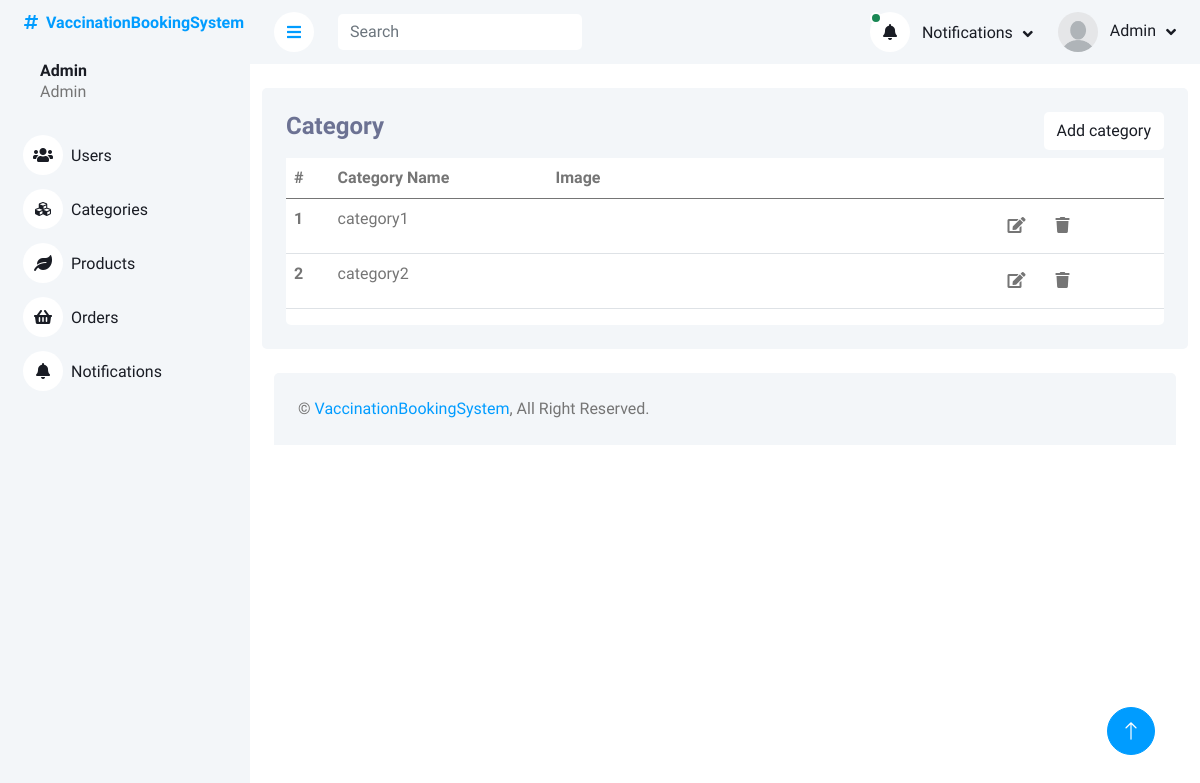
Before: /adminPanel/category.php with the older database file.
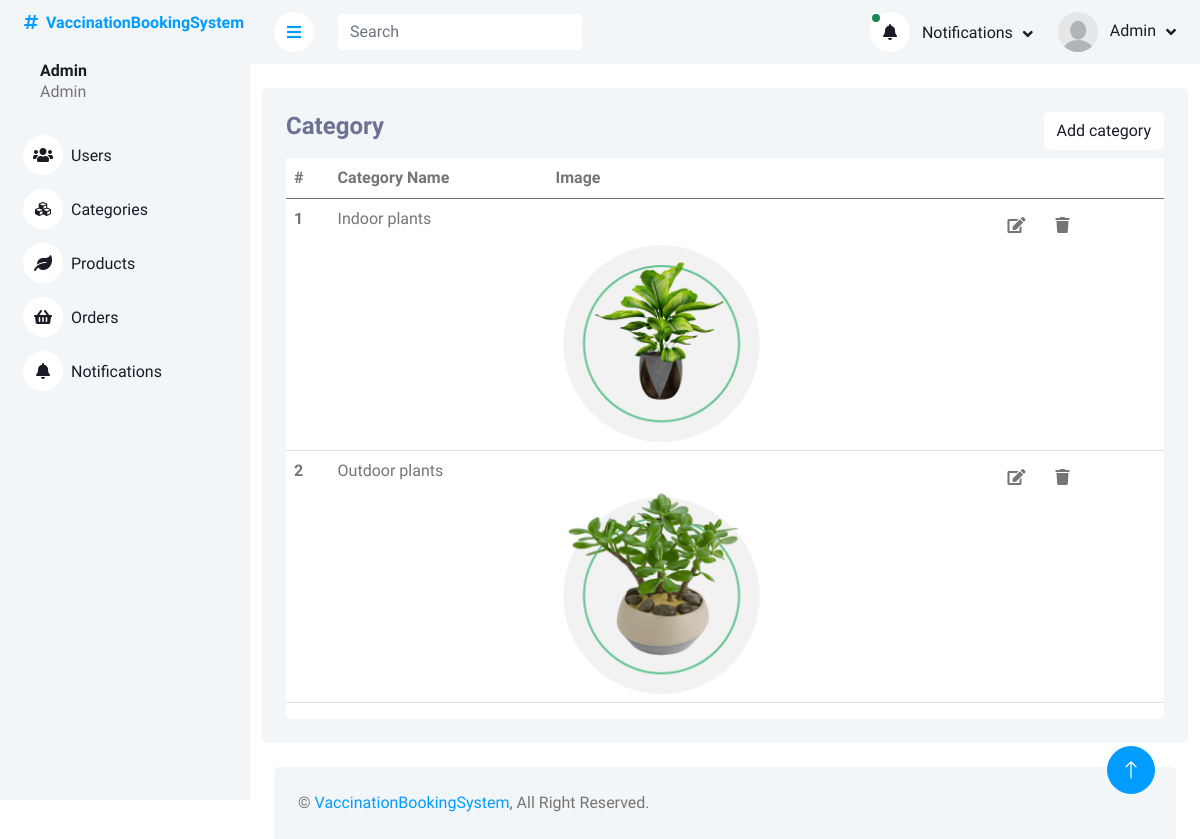
After: the same page with the newer database file.
### tables this page shows
CREATE TABLE `categories` (
  `categoryID` int(11) NOT NULL,
  `categoryName` varchar(225) DEFAULT NULL,
  `categoryImage` varchar(225) DEFAULT NULL
);

### adminPanel/category.php (the view, shortened to what this page needs)
<?php
include_once('header_admin.php');
?>
<div class="container pt-4">
    <div class="bg-light rounded p-4">
        <div class="row">
            <div class="col-12">
                <div class="bg-white rounded h-100 ">
                    <div class="d-flex bg-light justify-content-between">
                        <h4>Category</h4>
                        <button type="button" class="btn text-dark  bg-white mb-2 insert" data-bs-toggle="modal"
                            data-bs-target="#insert-category-modal" name="insertCategory">Add category
                        </button>
                    </div>
                    <div class="table-responsive bg- ">
                        <table class="table">
                            <thead>
                                <tr>
                                    <th scope="col">#</th>
                                    <th scope="col">Category Name</th>
                                    <th scope="col">Image</th>
                                    <th scope="col"> </th>
                                </tr>
                            </thead>
                            <tbody>
                                <?php
                        $query = $pdo->query("SELECT * FROM categories");
                        $result = $query->fetchAll(PDO::FETCH_ASSOC);
                        foreach($result as $row){
                        ?>
                                <tr class="tr-row">
                                    <th scope="row">
                                        <?php echo $row['categoryID'] ?>
                                    </th>
                                    <td>
                                        <?php echo $row['categoryName'] ?>
                                    </td>
                                    <td style="width: 50%;">
                                        <img src="adminImages/<?php echo $row['categoryImage'] ?>" width="50%" alt="">
                                    </td>
                                    <td class="">
                                        <button class="btn btn-white edit-btn " data-bs-toggle="modal"
                                            data-bs-target="#update-category-modal<?php echo $row['categoryID']  ?>">
                                            <i class="fa fa-edit"></i>
                                        </button>
                                        <button class="btn btn-white" data-bs-toggle="modal"
                                            data-bs-target="#delete-category-modal<?php echo $row['categoryID']  ?>">
                                            <i class="fa fa-trash"></i>
                                        </button>
                                    </td>
                                </tr>
                                <?php
                        };
                                       ?>
                            </tbody>
                        </table>
                    </div>
                </div>
            </div>
        </div>
    </div>
</div>
<?php
include('footer.php');
?>

### adminPanel/header_admin.php (shortened to what this page needs)
<?php
include("php/query.php");
?>
<!DOCTYPE html>
<html lang="en">
<head>
    <link href="https://cdnjs.cloudflare.com/ajax/libs/font-awesome/5.10.0/css/all.min.css" rel="stylesheet">
    <link href="https://cdn.jsdelivr.net/npm/bootstrap-icons@1.4.1/font/bootstrap-icons.css" rel="stylesheet">
    <link href="lib/owlcarousel/assets/owl.carousel.min.css" rel="stylesheet">
    <link href="lib/tempusdominus/css/tempusdominus-bootstrap-4.min.css" rel="stylesheet" />
    <link href="css/bootstrap.min.css" rel="stylesheet">
    <link href="css/style.css" rel="stylesheet">
</head>
<body>
    <div class="container-xxl position-relative bg-white d-flex p-0">
        <div class="sidebar pe-4 pb-3">
            <nav class="navbar bg-light navbar-light">
                <a href="index.html" class="navbar-brand mx-4 mb-3">
                    <h6 class="text-primary"><i class="fa fa-hashtag me-2"></i>VaccinationBookingSystem</h6>
                </a>
                <div class="d-flex align-items-center ms-4 mb-4">
                    <div class="ms-3">
                            <h6 class="mb-0">
                                    Admin
                            </h6>
                        <span>Admin</span>
                    </div>
                </div>
                <div class="navbar-nav w-100">
                    <a href="hospitalData.php" class="nav-item nav-link "><i class="fa fa-users me-2"></i>Users</a>
                    <a href="vaccineReport.php" class="nav-item nav-link"><i class="fa fa-cubes me-2"></i>Categories</a>
                    <a href="parentRequest.php" class="nav-item nav-link"><i class="fa fa-leaf me-2"></i>Products</a>
                    <a href="childDetails.php" class="nav-item nav-link"><i class="fa fa-shopping-basket me-2"></i>Orders</a>
                    <a href="requestPage.php" class="nav-item nav-link"><i class="fa fa-bell me-2"></i>Notifications</a>
                </div>
            </nav>
        </div>
        <div class="content">
            <nav class="navbar navbar-expand bg-light navbar-light sticky-top px-4 py-0">
                <a href="#" class="sidebar-toggler flex-shrink-0">
                    <i class="fa fa-bars"></i>
                </a>
                <form class=" d-none d-md-flex ms-4">
                    <input id="taskFilter" name="search-query" class="taskFilter form-control border-0" type="search"
                        placeholder="Search">
                </form>
                <div class="navbar-nav align-items-center ms-auto">
                    <div class="nav-item dropdown">
                        <?php
                            $query = $pdo->query("SELECT * from orders where orderStatus	 = 'pending'  LIMIT 1");
                        $result = $query->fetchAll(PDO::FETCH_ASSOC);
                        if (empty($result)) {
                            ?>
                            <a href="#" class="nav-link dropdown-toggle " data-bs-toggle="dropdown">
                                <i class="fa fa-bell me-lg-2">
                                </i>
                                <span class="d-none d-lg-inline-flex">Notifications</span>
                            </a>
                            <?php
                        } else {
                            ?>
                            <a href="#" class="nav-link dropdown-toggle " data-bs-toggle="dropdown">
                                <i class="fa fa-bell me-lg-2 position-relative">
                                    <div
                                        class="bg-success rounded-circle border border-2 border-white position-absolute top-0 start-0 p-1">
                                    </div>
                                </i>
                                <span class="d-none d-lg-inline-flex">Notifications</span>
                            </a>
                            <?php
                        } ?>
                    </div>
                    <div class="nav-item dropdown">
                        <a href="#" class="nav-link dropdown-toggle" data-bs-toggle="dropdown">
                        <img class="rounded-circle me-lg-2" src="img/user.jpg" alt="" style="width: 40px; height: 40px;">
                                <span class="d-none d-lg-inline-flex">
                                        Admin
                                </span>
                        </a>
                    </div>
                </div>
            </nav>

### adminPanel/footer.php (shortened to what this page needs)
            <div class="container-fluid pt-4 px-4">
                <div class="bg-light rounded-top p-4">
                    <div class="row">
                        <div class="col-12 col-sm-6 text-center text-sm-start">
                            &copy; <a href="#">VaccinationBookingSystem</a>, All Right Reserved.
                        </div>
                    </div>
                </div>
            </div>
        </div>
        <a href="#" class="btn btn-lg btn-primary btn-lg-square back-to-top"><i class="bi bi-arrow-up"></i></a>
    </div>
</body>
</html>

### adminPanel/css/style.css (style rules this page uses)
:root { --primary: #009CFF; --light: #F3F6F9; --dark: #191C24; }
.back-to-top { position: fixed; display: none; right: 45px; bottom: 45px; z-index: 99; }
.btn { transition: .5s; }
.btn.btn-primary { color: #FFFFFF; }
.btn-lg-square { width: 48px; height: 48px; }
.btn-square, .btn-sm-square, .btn-lg-square { padding: 0; display: inline-flex; align-items: center; justify-content: center; font-weight: normal; border-radius: 50px; }
.sidebar { position: fixed; top: 0; left: 0; bottom: 0; width: 250px; height: 100vh; overflow-y: auto; background: var(--light); transition: 0.5s; z-index: 999; }
.content { margin-left: 250px; min-height: 100vh; background: #FFFFFF; transition: 0.5s; }
@media (min-width: 992px) { .sidebar { margin-left: 0; } }
@media (min-width: 992px) { .content { width: calc(100% - 250px); } }
.sidebar .navbar .navbar-nav .nav-link { padding: 7px 20px; color: var(--dark); font-weight: 500; border-left: 3px solid var(--light); border-radius: 0 30px 30px 0; outline: none; }
.sidebar .navbar .navbar-nav .nav-link i { width: 40px; height: 40px; display: inline-flex; align-items: center; justify-content: center; background: #FFFFFF; border-radius: 40px; }
.content .navbar .navbar-nav .nav-link { margin-left: 25px; padding: 12px 0; color: var(--dark); outline: none; }
.content .navbar .sidebar-toggler, .content .navbar .navbar-nav .nav-link i { width: 40px; height: 40px; display: inline-flex; align-items: center; justify-content: center; background: #FFFFFF; border-radius: 40px; }
.content .navbar .dropdown-toggle::after { margin-left: 6px; vertical-align: middle; border: none; content: "\f107"; font-family: "Font Awesome 5 Free"; font-weight: 900; transition: .5s; }

### adminPanel/header_admin.php (style rules this page uses)
h4 { color: #6C7293; }

Changed rows visible on the page:
changed categories id 1: categoryName "category1" → "Indoor plants"; categoryImage: picture added
changed categories id 2: categoryName "category2" → "Outdoor plants"; categoryImage: picture added
